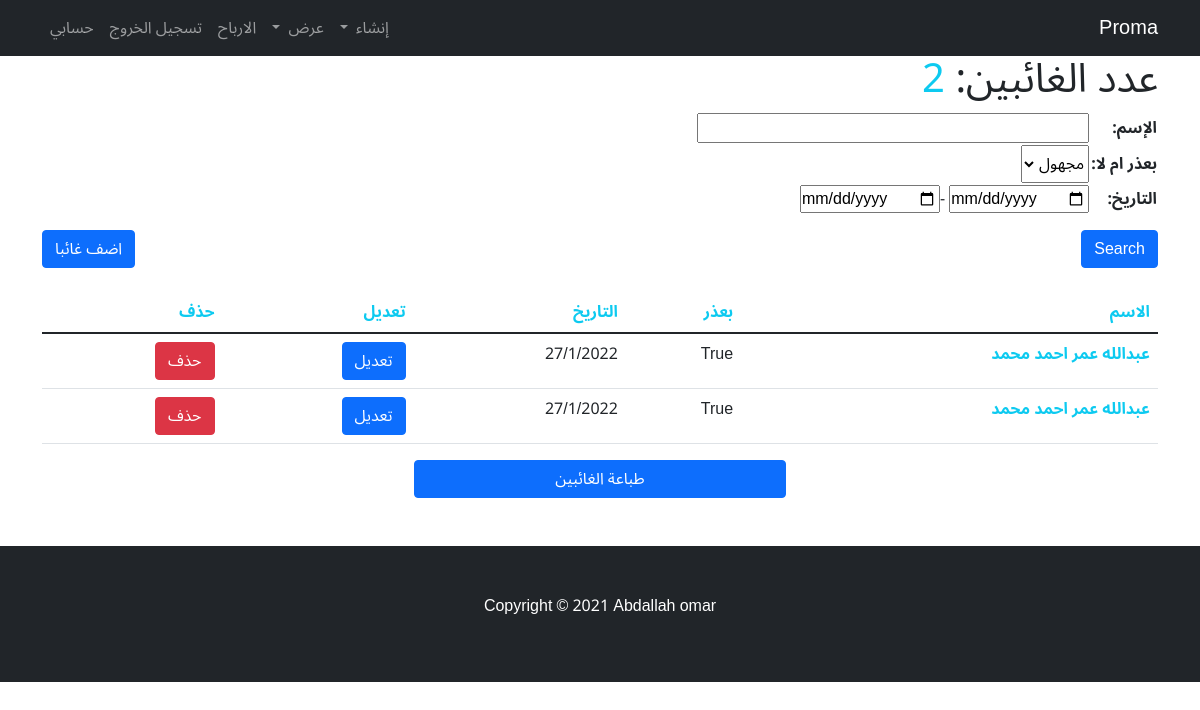
Before: /absences/ (signed in) with the older database file.
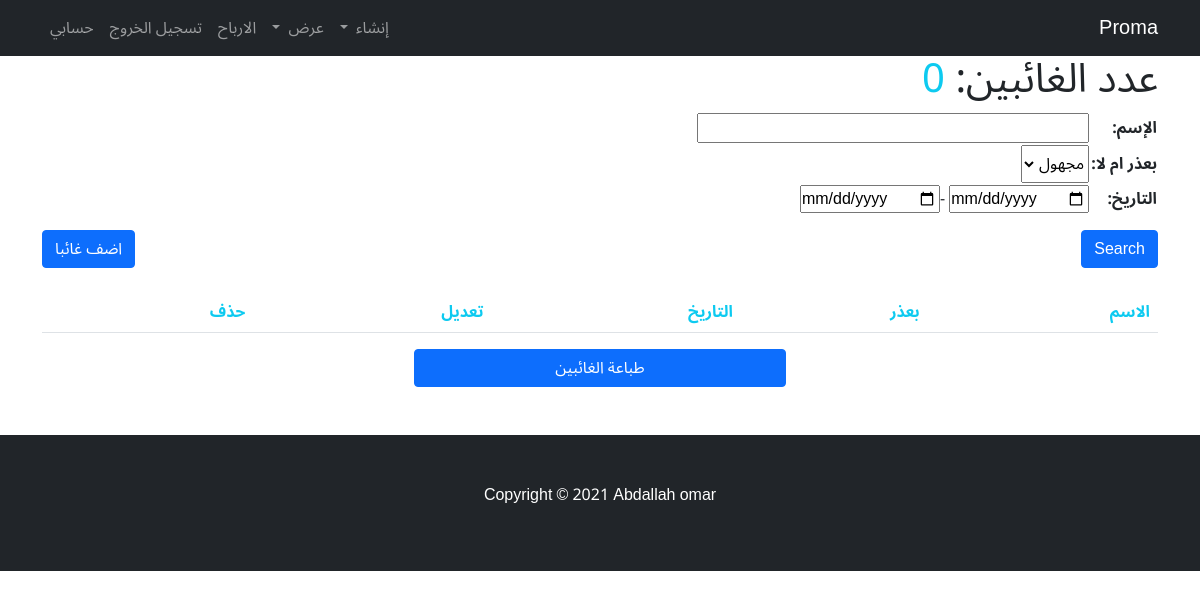
After: the same page with the newer database file.
### home_app/models.py (models this page shows, shortened)
class absence(models.Model):
    user = models.ForeignKey(User, verbose_name=("المستخدم"), on_delete=models.CASCADE)
    name = models.ForeignKey("boy", verbose_name="الاسم", on_delete=models.CASCADE)
    excuse = models.BooleanField(default=True, verbose_name=("بعذر ام لا"))
    created = models.DateTimeField(auto_now=True, verbose_name="التاريخ")
    add_date = models.DateField(auto_now=False, auto_now_add=False, verbose_name="التاريخ",null=True,blank=True)
    def __str__(self):
        return str(self.name)
    class Meta:
        verbose_name = ("absence")
        verbose_name_plural = ("absences")

class boy(models.Model):
    user = models.ForeignKey(User, verbose_name=("المستخدم"), on_delete=models.CASCADE)
    name = models.CharField(max_length=50, verbose_name="الاسم")
    age = models.IntegerField(verbose_name="السن")
    boy_class = models.ForeignKey("classes", verbose_name=("الفصل"), on_delete=models.PROTECT)
    number_kawme = models.IntegerField(verbose_name="الرقم القومي")
    number_phone = models.IntegerField(verbose_name="رقم الوالد او الوالدة")
    image = models.ImageField(upload_to="boys_images/", verbose_name="صورة الطفل", blank=True, null=True)
    paid = models.IntegerField(verbose_name='المبلغ المدفوع')
    date = models.DateTimeField(auto_now=True, verbose_name="التاريخ")
    add_date = models.DateField(auto_now=False,auto_now_add=False,verbose_name="التاريخ",null=True,blank=True)
    def __str__(self):
        return self.name

### home_app/views.py (the view)
# urls.py: path('absences/', absences, name="absence"),
@login_required
def absences(request):
    absences = absence.objects.filter(user =request.user).order_by('created')
    filter = absenceFilter(request.GET, queryset=absences)
    absences = filter.qs
    paginator = Paginator(absences,25)
    page_number = request.GET.get('page')
    page_pbj = paginator.get_page(page_number)
    return render(request, 'project/absences.html', context ={'absences':page_pbj, 'filter':filter,'count':absence.objects.filter(user =request.user).count()})

### home_app/templates/project/absences.html (shortened to what this page needs)
{% extends 'base.html' %}
{% block body %}
<div class="container">
    <h1>عدد الغائبين: <span class="text-info">{{count}}</span></h1>
  <div class="row">
    <form class="col-6">
        <table>{{filter.form.as_table}}</table>
            <button type="submit" class="btn btn-primary mt-3">Search</button>
    </form>
    <div class="col-6 text-end align-self-end">
      <a href="{% url 'app:add_absence' %}" class="btn btn-primary">اضف غائبا</a>
    </div>
  </div>
    <table class="table mt-4">
        <thead>
            <tr class="text-info">
              <th scope="col">الاسم</th>
              <th scope="col">بعذر</th>
              <th scope="col">التاريخ</th>
              <th scope="col">تعديل</th>
              <th scope="col">حذف</th>
            </tr>
          </thead>
        {% for absences in absences %}
        <tr>
            <th scope="row"><a href="{% url 'app:absence_detail' absences.id %}" class="link-info">{{absences}}</a></th>
            <td>{{absences.excuse}}</td>
            <td>{{absences.created|date:"j/n/Y"}}</td>
            <td><a href="{% url 'app:edit_absence'  absences.id %}" class="btn btn-primary">تعديل</a></td>
            <td><a href="{% url 'app:delete_absences'  absences.id %}" class="btn btn-danger">حذف</a></td>
          </tr>
        {% endfor %}
      </table>
      <div class="row">
        <div class="col text-center">
          <button onclick="window.print()" class="btn btn-primary col-4">طباعة الغائبين</button>
        </div>
      </div>
</div>
{% endblock %}

Changed rows visible on the page:
removed absence: name.name "عبدالله عمر احمد محمد", excuse "True", created "27/1/2022"
removed absence: name.name "عبدالله عمر احمد محمد", excuse "True", created "27/1/2022"
Other visible differences:
{{ count }}: "2" → "0"
